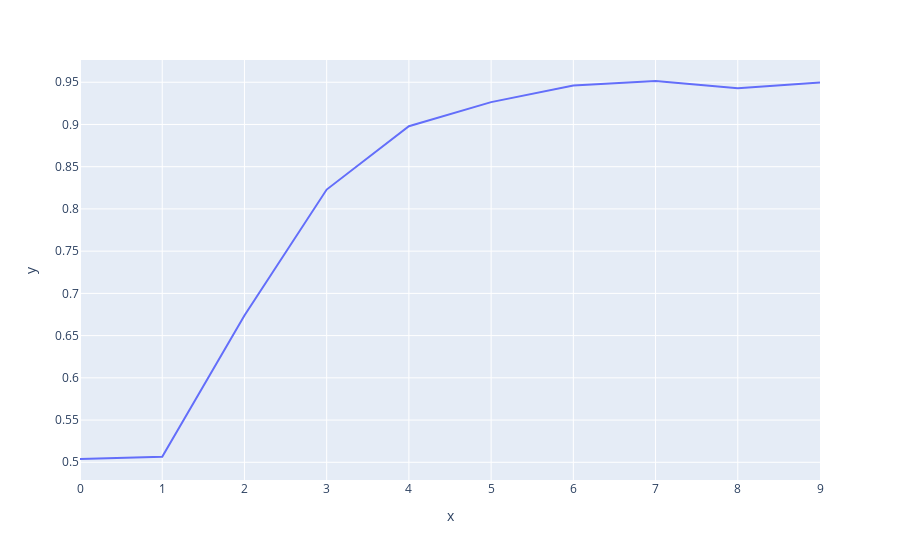

Notebook code for this chart:
### Code cell
#accuracy #per_client_batch_size: 500
print(acc_array)
fig = px.line(y=acc_array)
fig.show()

### Figure 1 — Plotly figure (JSON) as saved in the notebook; plotly's stock layout.template omitted (floating-point values rounded to 4 significant figures)
{"data": [{"hovertemplate": "x=%{x}<br>y=%{y}<extra></extra>", "legendgroup": "", "line": {"color": "#636efa", "dash": "solid"}, "mode": "lines", "name": "", "orientation": "v", "showlegend": false, "type": "scatter", "x": [0, 1, 2, 3, 4, 5, 6, 7, 8, 9], "xaxis": "x", "y": [0.5039, 0.5066, 0.6737, 0.8229, 0.8979, 0.9265, 0.946, 0.9515, 0.943, 0.9498], "yaxis": "y"}], "layout": {"legend": {"tracegroupgap": 0}, "margin": {"t": 60}, "xaxis": {"anchor": "y", "domain": [0, 1], "title": {"text": "x"}}, "yaxis": {"anchor": "x", "domain": [0, 1], "title": {"text": "y"}}}}
